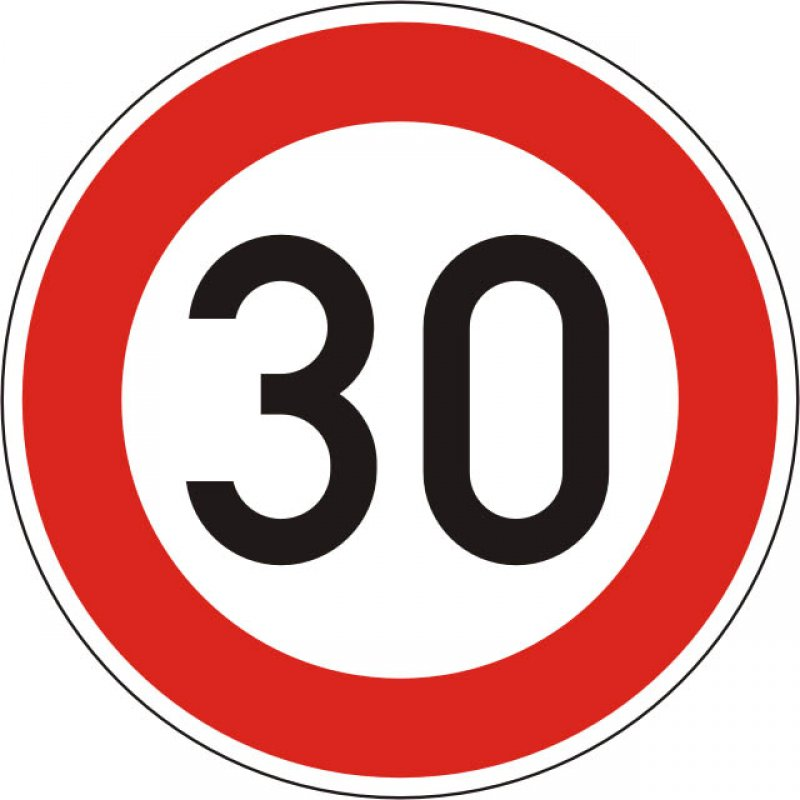
#> input picture traffic-signs-data/signs/1.jpg, 800 x 800 px
$ python -i main.py   (imports and definitions only)   (older library calls are emulated)
#> lines starting #> are read from the running program, lines starting #| are printed output that depends on the picture; after the words box and inside, x2 and y2 are one past the last pixel; in counts of white or black regions, pixels touching at a corner belong together
#> further down, picture is the input picture: shape (800, 800, 3); mean B, G, R 157.4, 159.8, 218.2
import numpy as np
import pandas as pd
import cv2 as cv
import matplotlib.pyplot as plt
import matplotlib.image as mpimg
from moviepy.editor import VideoFileClip
import pickle
import io
import os
import glob
from moviepy.video.fx.all import crop
import os
import matplotlib.pyplot as plt
import matplotlib.gridspec as gridspec
import math
import numpy as np
from scipy.interpolate import splprep, splev

imageC = 1
xp,yp=0,0
counter = 0
sign_list=[]
dont=0
timer=0
just=0
save_path = "./cropped/"
# [1 line that did not run here, left out]
color = (0,255,0)
#%%
# [63 lines left out: function img_pipeline, not called in this run]
#%%
def Traffic(img):

############
    global imageC
    global xp,yp
    global counter
    global sign_list
    global dont
    global timer
    global just
    global save_path
    global font
    global color


    counter+=1
    print(counter)
    #My Code


    overlay = img.copy()
    #output2 = img.copy()
    output3 = img.copy()
    # img = cv.GaussianBlur(frame,(5,5),0)
    if(timer==0 and len(sign_list)!=0):
        if(just!=1):
            sign_list.pop(0)
            just=1
        else:
            just=0
            timer = 150
    else:
        timer-=1
    if(dont>0):
        dont-=1
        alpha=0.3
        cv.rectangle(overlay, (0, 270), (640, 360),(0, 0, 0), -1)
        cv.addWeighted(overlay, alpha, output3, 1 - alpha,0, output3)
        offset_x=10
        offset_y=280
        for i,sign_name in enumerate(sign_list):
            sign_img = cv.imread(os.path.join("./traffic-signs-data/signs/",str(sign_name) +".jpg"))
            sign_img = cv.resize(sign_img, (90,60))
            #cv.imshow('asd',sign_img)
            #cv.waitKey()
            output3[offset_y:offset_y+60,offset_x*(i+1)+(90*i):offset_x*(i+1)+(90*(i+1))] = sign_img
            cv.putText(output3, signs[sign_name],(offset_x*(i+1)+(90*i), offset_y+70), font, 0.3,(255,255,255),1,cv.LINE_AA)
            # Display frame
        ################cv.imshow(window_name,output3)
        #Write method from VideoWriter. This writes frame to video file
        return output3
        #Read next frame from video
        '''
        state, img = video_read.read()
        #Check if any key is pressed.
        k = cv.waitKey(display_rate)
        #Check if ESC key is pressed. ASCII Keycode of ESC=27
        if k == esc_keycode:
            #Destroy Window
            cv.destroyWindow(window_name)
            break
        continue
        '''
        # MSER
        """""
    mser = cv.MSER_create()
    regions = mser.detectRegions(img)
    hulls = [cv.convexHull(p.reshape(-1, 1, 2)) for p in regions]
    cv.polylines(vis, hulls, 1, (0, 255, 0))
    cv.imshow('img', vis)
    """

    hsv = cv.cvtColor(img, cv.COLOR_BGR2HSV)
#> hsv: shape (800, 800, 3); mean H, S, V 12.7, 75.5, 218.4
    # cv.imshow('hsv', hsv)

    # range
    lower_red_1 = np.array([0, 50, 50])
    upper_red_1 = np.array([10, 255, 255])
    lower_red_2 = np.array([170, 50, 50])
    upper_red_2 = np.array([180, 255, 255])

    mask1 = cv.inRange(hsv, lower_red_1, upper_red_1)
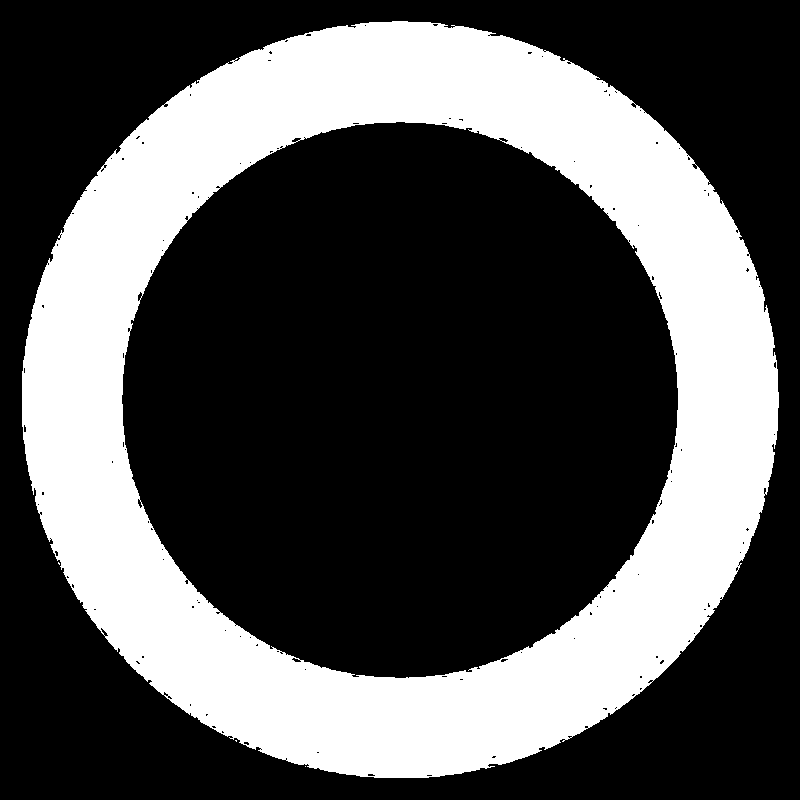
#> mask1: shape (800, 800); 32.2% white; 4 white regions (3 under 20 px), largest, box (x1, y1, x2, y2) and area: (22, 21, 779, 778) 206326
    mask2 = cv.inRange(hsv, lower_red_2, upper_red_2)
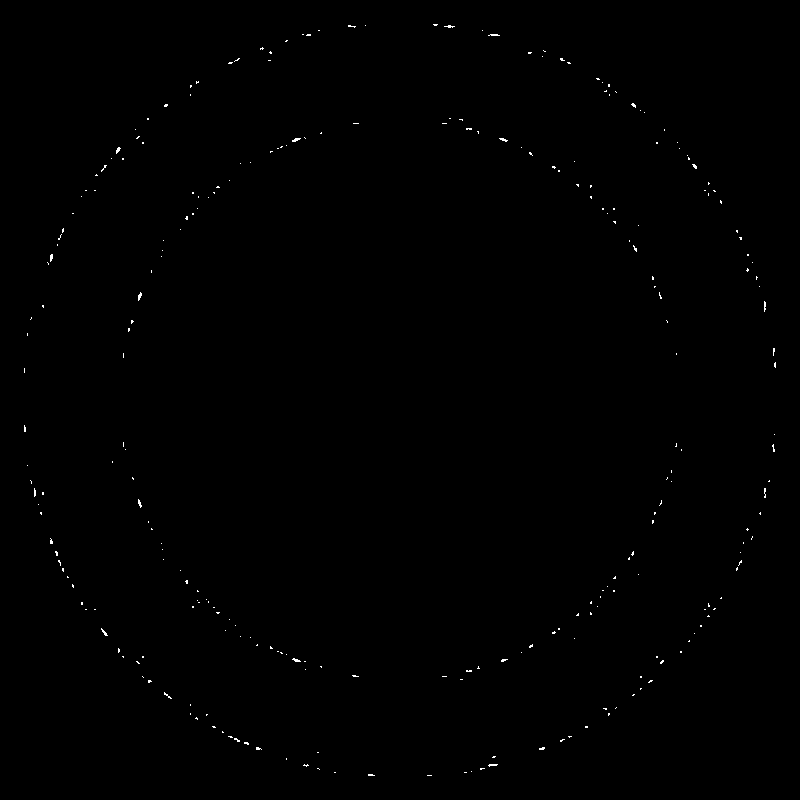
#> mask2: shape (800, 800); 0.23% white in thin lines or dots, all inside (x1, y1, x2, y2) = (24, 24, 776, 776)

    mask = mask1 + mask2
#> mask: shape (800, 800); 32.5% white; 1 white region

    red = cv.bitwise_and(img, img, mask=mask)
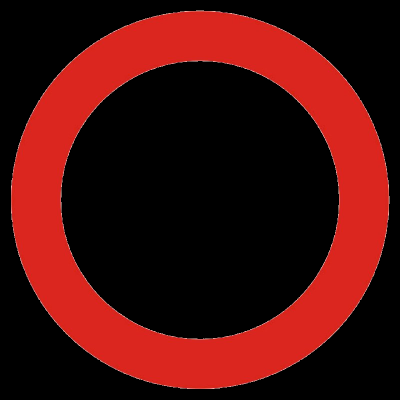
#> red: shape (800, 800, 3) (shown at 1/2 size); mean B, G, R 11.1, 13.3, 71
    # cv.imshow('res1', red)

    gray = cv.cvtColor(red, cv.COLOR_BGR2GRAY)
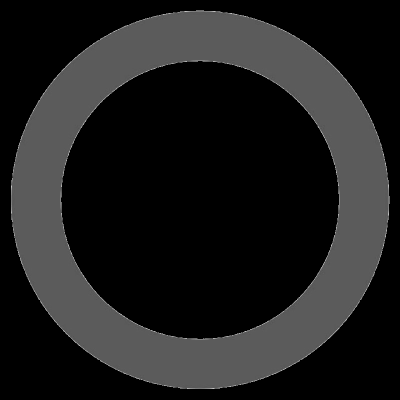
#> gray: shape (800, 800) (shown at 1/2 size); min 0, max 229, mean 30.2
    # cv.imshow('res2', gray)

    # blur = cv.GaussianBlur(gray,(3,3),0)
    # cv.imshow('res3', blur)
    blur = cv.GaussianBlur(gray, (3, 3), 0)

    kernel = np.ones((3, 3), np.uint8)

    close = cv.morphologyEx(blur, cv.MORPH_CLOSE, kernel)
    # cv.imshow('res3', close)
    median = cv.medianBlur(close, 3)

    # [4 lines of commented-out code are left out]

    im2, contours, hierarchy = cv.findContours(close, cv.RETR_TREE, cv.CHAIN_APPROX_SIMPLE)
#> contours = 2 contours; box (x1, y1, x2, y2) and area: (21, 20, 780, 779) 452152, (122, 122, 678, 678) 240990

    contour_list = []
    for contour in contours:
        approx = cv.approxPolyDP(contour, 0.01 * cv.arcLength(contour, True), True)
        area = cv.contourArea(contour)
        if ((len(approx) > 8) & (area > 130)):
            contour_list.append(contour)
#> this loop made 2 passes
#> area on passes 1 to 2: 452151.5, 240989.5
#> after the loop, contour_list has the same summary as contours

    # smoothening of contours
    '''
    smoothened = []
    for contour in contour_list:
        x_img, y_img = contour.T
        # Convert from numpy arrays to normal arrays
        x_img = x_img.tolist()[0]
        y_img = y_img.tolist()[0]
        # https://docs.scipy.org/doc/scipy-0.14.0/reference/generated/scipy.interpolate.splprep.html
        tck, u = splprep([x_img, y_img], u=None, s=1.0, per=1)
        # https://docs.scipy.org/doc/numpy-1.10.1/reference/generated/numpy.linspace.html
        u_new = np.linspace(u.min(), u.max(), 25)
        # https://docs.scipy.org/doc/scipy-0.14.0/reference/generated/scipy.interpolate.splev.html
        x_new, y_new = splev(u_new, tck, der=0)
        # Convert it back to numpy format for opencv to be able to display it
        res_array = [[[int(i[0]), int(i[1])]] for i in zip(x_new, y_new)]
        smoothened.append(np.asarray(res_array, dtype=np.int32))


    cv.drawContours(output, smoothened, -1, (0, 255, 0), 3)
    cv.fillPoly(output, pts=smoothened, color=(0, 255, 0))
    '''
    # Getting circles

    threshold = 0.50
    circle_list = []
    for contour in contour_list:
        area = cv.contourArea(contour)
        perimeter = cv.arcLength(contour, True)
        metric = 4 * 3.14 * area / pow(perimeter, 2)
        if (metric > threshold):
            circle_list.append(contour)
#> this loop made 2 passes
#> (area, perimeter, metric) on passes 1 to 2: (452151.5, 2523, 0.892), (240989.5, 1845.7, 0.889)
#> after the loop, circle_list has the same summary as contours
    #print(circle_list)
    # cv.drawContours(output2, circle_list, -1, (0, 255, 0), 3)
    # cv.fillPoly(output2, pts=circle_list, color=(0, 255, 0))

    # Drawing Rectangle
    '''
    try:
        hierarchy = hierarchy[0]
    except:
        hierarchy = []

    height, width, _ = img.shape
    min_x, min_y = width, height
    max_x = max_y = 0

    # computes the bounding box for the contour, and draws it on the frame,
    for contour, hier in zip(circle_list, hierarchy):
        (x_img, y_img, w_img, h_img) = cv.boundingRect(contour)
        min_x, max_x = min(x_img, min_x), max(x_img + w_img, max_x)
        min_y, max_y = min(y_img, min_y), max(y_img + h_img, max_y)
        if w_img > 80 and h_img > 80:
            cv.rectangle(img, (x_img, y_img), (x_img + w_img, y_img + h_img), (255, 0, 0), 1)

    if max_x - min_x > 0 and max_y - min_y > 0:
        cv.rectangle(img, (min_x, min_y), (max_x, max_y), (255, 0, 0), 1)
    '''

    #Overlay
    alpha=0.3
    cv.rectangle(overlay, (0, 270), (640, 360),(0, 0, 0), -1)
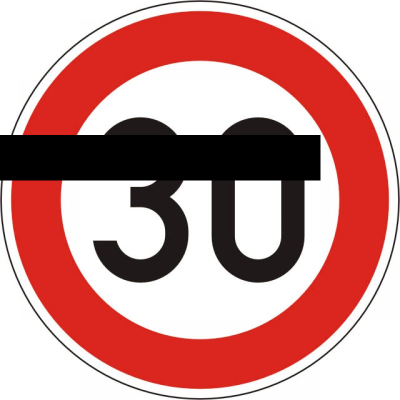
#> overlay: shape (800, 800, 3) (shown at 1/2 size); mean B, G, R 143.9, 146.2, 201.8
    cv.addWeighted(overlay, alpha, output3, 1 - alpha,0, output3)
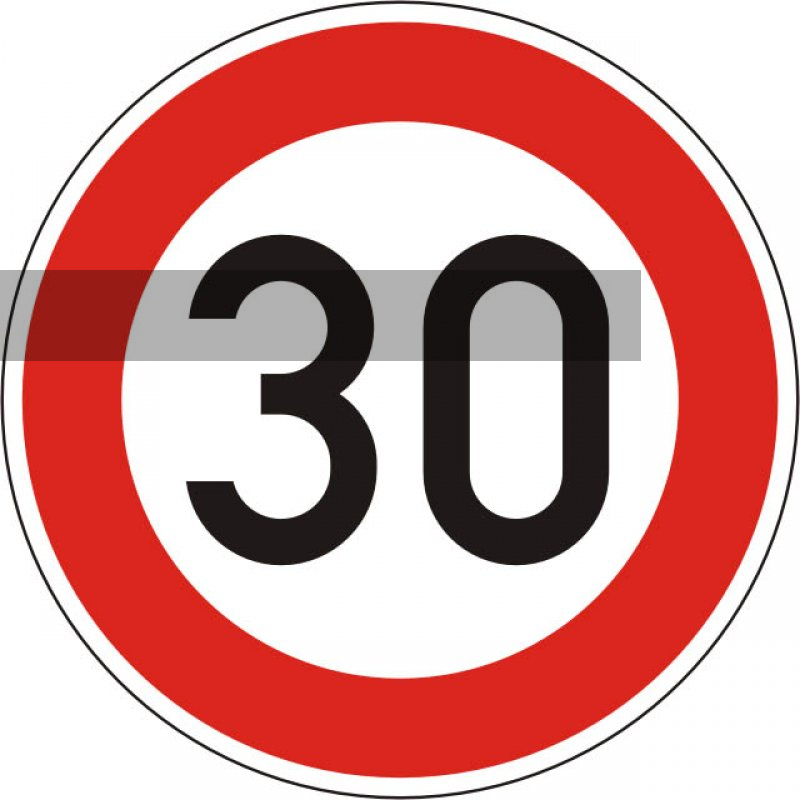
#> output3: shape (800, 800, 3); mean B, G, R 153.4, 155.7, 213.3
    offset_x=10
    offset_y=280
    xm, ym, wm, hm, = 0, 0, 0, 0,
    for contour in circle_list:
        # get rectangle bounding contour
        [x_img, y_img, w_img, h_img] = cv.boundingRect(contour)
        #print("m = ", [xm, ym, wm, hm])
        #print([x_img, y_img, w_img, h_img])
        if(xp==x_img and yp==y_img):
            continue
        elif (xm == 0):
            xm, ym, wm, hm = x_img, y_img, w_img, h_img
        else:
            if ((abs(xm - x_img) < 30) and (abs(ym - y_img) < 30) and (abs(wm - w_img)>3) and (abs(hm -h_img)>3)):
                # xmean, ymean = (xm+x_img)//2,(ym+y_img)//2
                # wmax, hmax = max(wm,w_img),max(hm,h_img)
                if (wm > w_img):
                    car=[]
                    crop = img[(ym):(ym + hm), (xm):(xm + wm)].copy()
                    xp,yp = xm,ym
                else:
                    car=[]
                    crop = img[(y_img):(y_img + h_img), (x_img):(x_img + w_img)].copy()
                    xp, yp = x_img, y_img
                cimg = cv.resize(crop, (32,32))
                #cimg = cv.cvtColor(cimg, cv.COLOR_RGB2GRAY)
                car.append(cimg)
                new_image_processed = preprocess(np.asarray(car))
                #print(crop.shape)
                #print(cimg.shape)
                #print(new_image_processed.shape)
                y_prob, y_pred = y_predict_model1(new_image_processed)
                if(y_prob[0][0]<0.999):
                    continue
                #print(len(new_image_processed))
                dont = 50
                if y_pred[0][0] not in sign_list:
                    timer = 300
                    sign_list.append(y_pred[0][0])
                    print(sign_list)
                    print("dont=",str(dont))
                    print (signs[y_pred[0][0]])
                    print(y_pred[0][0])
                    print (y_prob[0][0])
                #cv.imwrite(os.path.join(save_path, str(imageC) + ".jpg"), crop)
                #print("IMAGE SAVED FOR CLASSIFICATION ", str(imageC))
                cv.rectangle(output3, (x_img, y_img), (x_img + w_img, y_img + h_img), (0, 255, 0), 1)
        #cv.putText(output3,(x_img - w_img, y_img - h_img),font,255,1.0,color)
                cv.putText(output3, signs[y_pred[0][0]],(x_img - w_img, y_img - h_img), font, 0.2,(0,255,0),1,cv.LINE_AA)
                imageC += 1
        xm, ym, wm, hm = x_img, y_img, w_img, h_img
#> this loop made 2 passes
#> (x_img, y_img, w_img, h_img) on passes 1 to 2: (21, 20, 759, 759), (122, 122, 556, 556)
#> after the loop, imageC = 1; sign_list = []
        # draw rectangle around contour on original image
    for i,sign_name in enumerate(sign_list):
        sign_img = cv.imread(os.path.join("./traffic-signs-data/signs/",str(sign_name) +".jpg"))
        sign_img = cv.resize(sign_img, (90,60))
        #cv.imshow('asd',sign_img)
        #cv.waitKey()
        output3[offset_y:offset_y+60,offset_x*(i+1)+(90*i):offset_x*(i+1)+(90*(i+1))] = sign_img
        cv.putText(output3, signs[sign_name],(offset_x*(i+1)+(90*i), offset_y+70), font, 0.3,(255,255,255),1,cv.LINE_AA)

            #cv.putText(output3, str(y_prob[0][0]),(x_img - w_img + 50, y_img - h_img), font, 0.2,(0,255,0),1,cv.LINE_AA)

        # Write frame
        # if((length/counter)%100 == 0):
        #print(counter)

        # Display frame
    return output3
#%%

# [311 lines left out: functions distort_correct, binary_pipeline, hls_select, abs_sobel_thresh, mag_threshold, dir_threshold and 4 more, not called in this run]

# A function to get quadratic polynomial output
def get_val(y,poly_coeff):
    return poly_coeff[0]*y**2+poly_coeff[1]*y+poly_coeff[2]


# [70 lines left out: functions measure_curve, vehicle_offset, y_predict_model1, not called in this run]

##y_prob, y_pred = y_predict_model(new_test_images_preprocessed)


# [2 lines not run here, left out]
window_search = True
frame_count = 0
#%%
#chicago footage

# [24 lines not run here, left out]

>>> import cv2
>>> picture = cv2.imread('traffic-signs-data/signs/1.jpg')
>>> result = Traffic(picture)

$ run again, on traffic-signs-data/signs/17.jpg
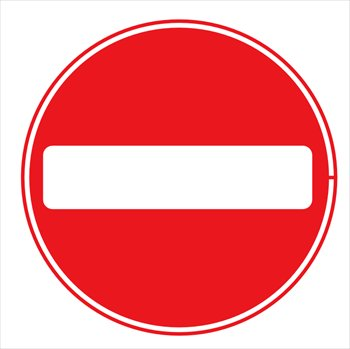
#> input picture traffic-signs-data/signs/17.jpg, 350 x 349 px
#> picture is the input picture: shape (349, 350, 3); mean B, G, R 149.1, 145.8, 243.6
#> hsv: shape (349, 350, 3); mean H, S, V 92.9, 108, 243.8
#> in Traffic, `mask1 = cv.inRange(hsv, lower_red_1, upper_red_1)`:
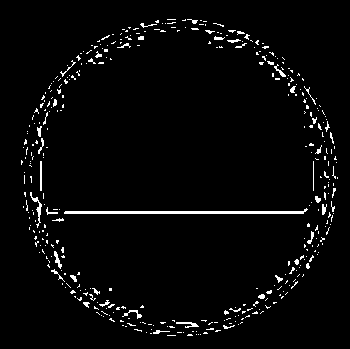
#> mask1: shape (349, 350); 3.2% white in thin lines or dots, all inside (x1, y1, x2, y2) = (21, 19, 338, 336)
#> mask2: shape (349, 350); 44.7% white; 20 white regions (6 under 20 px), largest, box (x1, y1, x2, y2) and area: (29, 27, 338, 328) 51837, (21, 73, 62, 270) 737, (265, 47, 327, 127) 348
#> mask: shape (349, 350); 47.8% white; 1 white region
#> contours = 2 contours; box (x1, y1, x2, y2) and area: (20, 18, 339, 337) 79836, (44, 146, 312, 209) 16468
#> the loop in Traffic, `for contour in contours:` made 2 passes
#> area on passes 1 to 2: 79836, 16467.5
#> after the loop in Traffic, `for contour in contours:`: contour_list = 1 contour; box (x1, y1, x2, y2) and area: (20, 18, 339, 337) 79836
#> the loop in Traffic, `for contour in contour_list:` made 1 pass
#> (area, perimeter, metric) on pass 1: (79836, 1055.3, 0.9)
#> after the loop in Traffic, `for contour in contour_list:`: circle_list has the same summary as contour_list
#> in Traffic, `cv.addWeighted(overlay, alpha, output3, 1 - alpha,0, output3)`:
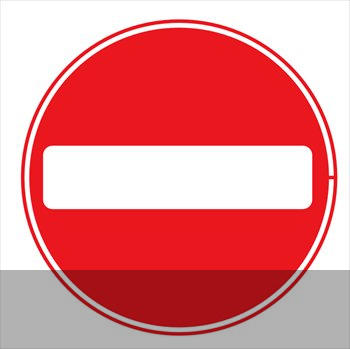
#> output3: shape (349, 350, 3); mean B, G, R 137.6, 134.5, 226.9
#> the loop in Traffic, `for contour in circle_list:` made 1 pass
#> (x_img, y_img, w_img, h_img) on pass 1: (20, 18, 319, 319)
#> after the loop in Traffic, `for contour in circle_list:`: imageC = 1; sign_list = []
